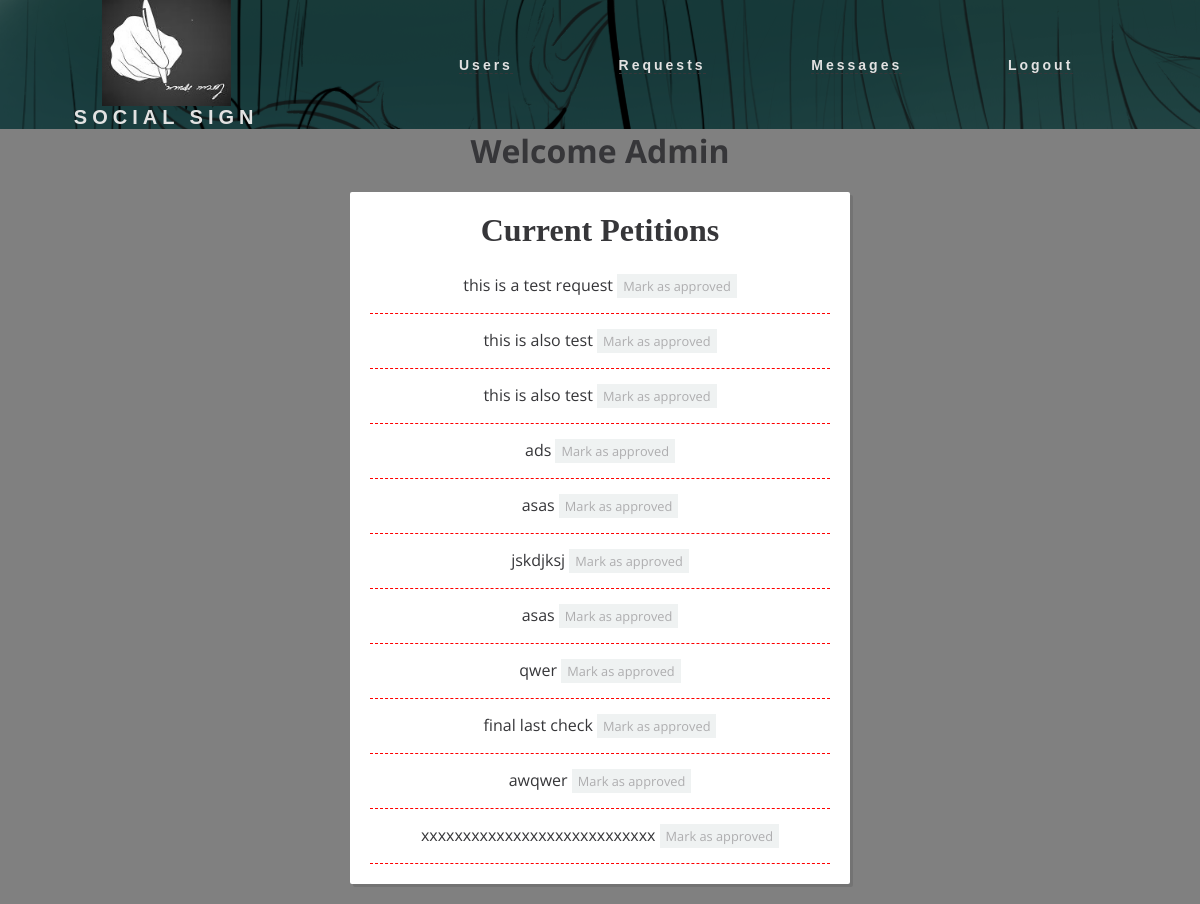
/admin_petitions.php (signed in), run on the app's committed database.
### tables this page shows
CREATE TABLE `content` (
  `cid` int(11) NOT NULL,
  `content` longtext NOT NULL,
  `uid` int(11) DEFAULT NULL,
  `done` tinyint(1) DEFAULT NULL,
  `approved` tinyint(1) DEFAULT NULL
);

### admin_petitions.php (the view, shortened to what this page needs)
<?php
require_once 'includes/init.inc.php';
$itemsQuery=$db->prepare("select * from content where approved=0");
$itemsQuery->execute(['user'=>$_SESSION['userId']]);
$items=$itemsQuery->rowCount()?$itemsQuery:[];
?>
<!doctype html>
<html lang="en">
<head>
    <link  href="assets/css/pstyle.css" rel="stylesheet">
    <link  href="css/style.css" rel="stylesheet">
    <link rel="stylesheet" href="assets/css/style.css">
    <link rel="stylesheet" href="assets/css/slideshow.css">
    <link rel="stylesheet" href="assets/css/heading.css">
    <link rel="stylesheet" href="assets/css/login.css">
    <link rel="stylesheet" href="assets/css/sign_up.css">
    <link  href="assets/css/pstyle.css" rel="stylesheet">
</head>
<body>
<nav>
    <div class="logo">
        <img class="logoimage" src="assets/icons/Logo.png" alt="">
        <h4>SOCIAL SIGN</h4>
    </div>
    <ul class="nav-links">
        <li>
            <a href="users.php">Users</a></li>
        <li class="id1">
            <a href="admin_petitions.php">Requests</a>
        </li>
        <li class="id1">
            <a href="#">Messages</a>
        </li>
        <li class="id1">
            <a href="index.php">Logout</a>
        </li>
    </ul>
</nav>
<div class="typewriter">
    <h1>Welcome Admin</h1>
<div class="list">
    <h1 class="header"> Current Petitions</h1>
    <?php if (!empty($items)):?>
        <ul class="items">
            <?php foreach ($items as $item):?>
                <li><span class="item<?php echo $item['approved']?'approved':'' ?>"><?php echo $item['content']; ?> </span>
                    <?php if (!$item['done']):?>
                        <a href="admin_mark.php?as=done&item=<?php echo $item['cid']; ?>" class="done-button"> Mark as approved</a>
                    <?php else:?>
                        <a href="admin_mark.php?as=notdone&item=<?php echo $item['cid']; ?>" class="done-button"> Mark as not approved</a>
                    <?php endif;  ?>
                </li>
            <?php endforeach;?>
        </ul>
    <?php else:?>
        <p>You haven't have  any items to approve yet</p>
    <?php endif;?>
</div>
</body>
</html>

### assets/css/pstyle.css (style rules this page uses)
body { background-color: grey; }
body,input { font: 1em "Open Sans",sans-serif; color: #363639; }
a { text-decoration: none; border-bottom: 1px dashed #363639; }
.list { background-color: white; margin: 20px auto; width: 100%; max-width: 500px; padding: 20px; border-radius: 2px; box-shadow: 3px 3px 0 rgba(0,0,0,.1); box-sizing: border-box; }
.list .header { font-family: "Shadows Into light Two",cursive; margin:0 0 10px 0; }
.items { margin: 0; padding: 0; list-style-type: none; }
.items li,body > div > form > input.input { border: 0; border-bottom: 1px dashed red; padding:15px 0; }
.done-button { display: inline-block; font-size: 0.8em; background-color: #d9dfe1; color: #363639; padding:3px 6px; border: 0; opacity: 0.4; }

### assets/css/style.css (style rules this page uses)
* { margin: 0px; padding: 0px; box-sizing: border-box; }
nav { display: flex; justify-content: space-around; align-items: center; min-height: 8vh; background-image: url("images/navbackground.jpg"); background-color: #5d4954; font-family: 'Poppins',sans-serif; }
.logo { color: rgb(226, 226, 226); text-transform: uppercase; letter-spacing: 5px; font-size: 20px; }
.nav-links { display: flex; justify-content: space-around; width: 30%; }
.nav-links li { list-style: none; padding: 0px; }
.nav-links a { color: rgb(226, 226, 226); text-decoration: none; letter-spacing: 3px; font-weight: bold; font-size: 14px; }
@media screen and (max-width:1368px) { .nav-links { display: flex; justify-content: space-around; width: 60%; } }
.logoimage { display: block; margin-left: auto; margin-right: auto; float: center; max-width: 70%; max-height: 70%; }

### assets/css/slideshow.css (style rules this page uses)
* { box-sizing: border-box; }
body { font-family: Verdana, sans-serif; }
img { vertical-align: middle; }

### assets/css/heading.css (style rules this page uses)
body { margin:0px; font-family:'Roboto'; text-align:center; }

### assets/css/login.css (style rules this page uses)
*, *:before, *:after { -moz-box-sizing: border-box; -webkit-box-sizing: border-box; box-sizing: border-box; }
body { background: #272125; font-family: 'Roboto', sans-serif; }

### assets/css/sign_up.css (style rules this page uses)
a { color: dodgerblue; }

### data on the page
content: content "this is a test request"
content: content "this is also test"
content: content "this is also test"
content: content "ads"
content: content "asas"
content: content "jskdjksj"
content: content "asas"
content: content "qwer"
content: content "final last check"
content: content "awqwer"
content: content "xxxxxxxxxxxxxxxxxxxxxxxxxxxx"
